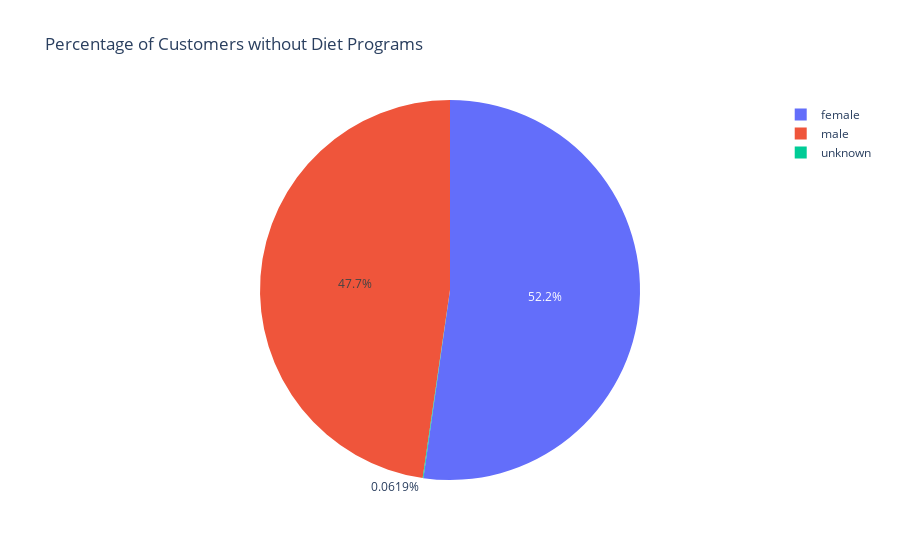

The code cell stored with this chart in its notebook:
### Code cell
px.pie(
    df_customers_without_programs,
    names='gender',
    title='Percentage of Customers without Diet Programs',
)

### Figure 1 — Plotly figure (JSON) as saved in the notebook; plotly's stock layout.template omitted (floating-point values rounded to 4 significant figures; data arrays with more than 128 entries replaced by an {"elided": "..."} marker saying what was removed)
{"data": [{"domain": {"x": [0, 1], "y": [0, 1]}, "hovertemplate": "gender=%{label}<extra></extra>", "labels": {"elided": "4849 str values"}, "legendgroup": "", "name": "", "showlegend": true, "type": "pie"}], "layout": {"legend": {"tracegroupgap": 0}, "title": {"text": "Percentage of Customers without Diet Programs"}}}
